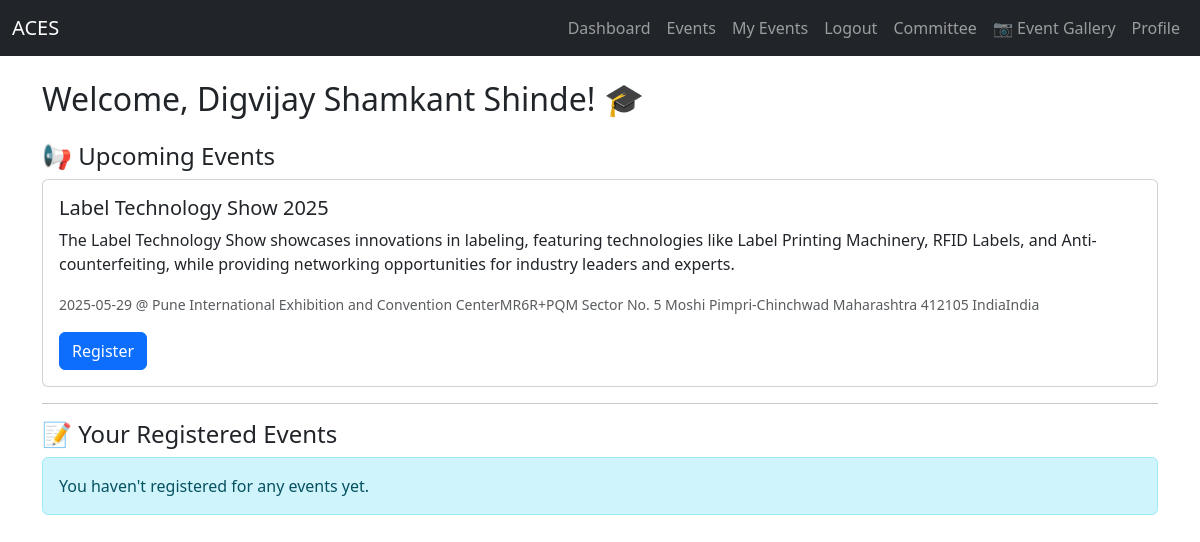
The app's page /dashboard.php (signed in) with its own data.
### tables this page shows
CREATE TABLE `events` (
  `id` int(11) NOT NULL,
  `title` varchar(255) NOT NULL,
  `description` text NOT NULL,
  `event_date` date NOT NULL,
  `location` varchar(255) NOT NULL,
  `image` varchar(255) DEFAULT NULL,
  `created_at` timestamp NOT NULL DEFAULT current_timestamp()
);

### dashboard.php (the view, shortened to what this page needs)
<?php
include "includes/db.php";
include "student/header.php";
$user = $_SESSION['user'];
$user_id = $user['id'];
$events_result = $conn->query("SELECT * FROM events ORDER BY event_date ASC LIMIT 3");
$stmt = $conn->prepare("SELECT e.title, e.event_date, e.location
                        FROM events e
                        JOIN event_registrations r ON e.id = r.event_id
                        WHERE r.user_id = ? ORDER BY e.event_date ASC");
$stmt->bind_param("i", $user_id);
$stmt->execute();
$registered_result = $stmt->get_result();
?>
<h2 class="mb-4">Welcome, <?php echo htmlspecialchars($user['name']); ?>! 🎓</h2>
<h4>📢 Upcoming Events</h4>
<?php if ($events_result->num_rows == 0): ?>
    <div class="alert alert-warning">No upcoming events.</div>
<?php else: ?>
    <?php while ($event = $events_result->fetch_assoc()): ?>
        <div class="card mb-3">
            <div class="card-body">
                <h5 class="card-title"><?php echo $event['title']; ?></h5>
                <p class="card-text"><?php echo $event['description']; ?></p>
                <p class="card-text">
                    <small class="text-muted"><?php echo $event['event_date']; ?> @ <?php echo $event['location']; ?></small>
                </p>
                <a href="student/register_event.php?id=<?php echo $event['id']; ?>" class="btn btn-primary me-2">Register</a>
            </div>
        </div>
    <?php endwhile; ?>
<?php endif; ?>
<hr>
<h4>📝 Your Registered Events</h4>
<?php if ($registered_result->num_rows == 0): ?>
    <div class="alert alert-info">You haven't registered for any events yet.</div>
<?php endif; ?>
</div>
</body>
</html>

### records on screen
events: title "Label Technology Show 2025", description "The Label Technology Show showcases innovations in labeling, featuring technologies like Label Printing Machinery, RFID Labels, and Anti-counterfeiting, while providing networking opportunities for industry leaders and experts.", event_date "2025-05-29", location "Pune International Exhibition and Convention CenterMR6R+PQM Sector No. 5 Moshi Pimpri-Chinchwad Maharashtra 412105 IndiaIndia"

### other values on screen
$user['name'] "Digvijay Shamkant Shinde"
